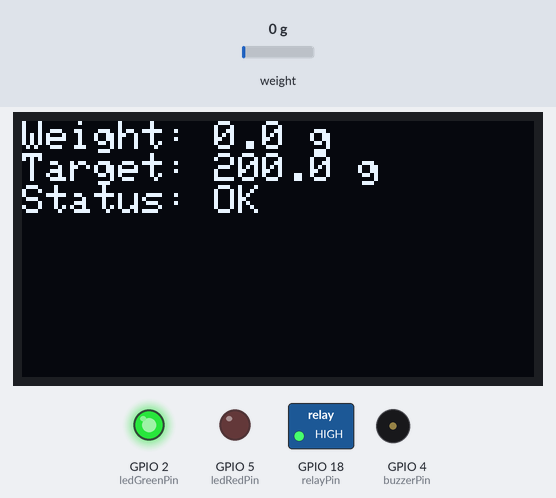
A sketch run on a simulated ESP32. Shown: 128×64 one-colour display, switched loads named in the sketch (green lamp = pin HIGH), output pins drawn as LEDs (lit = HIGH), buzzer (waves = sounding). The test bench sets the inputs (shaded band); at power-on: weight on the scale 0 g. What the sketch prints to the serial monitor is not drawn.

Above: at 3.2 s.
3.3 s: weight on the scale set to 189 g
At 4.5 s:
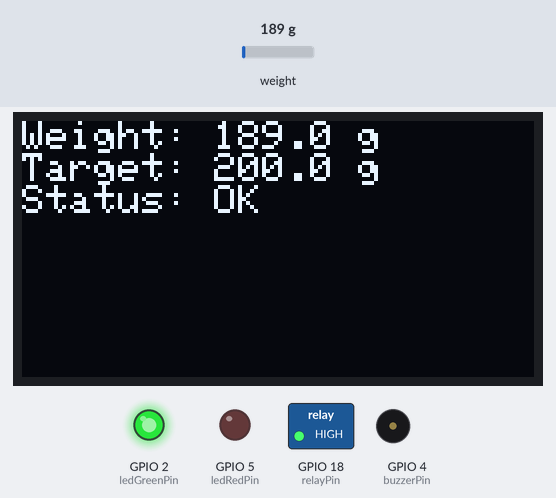
4.8 s: weight on the scale set to 217 g
At 5.5 s:
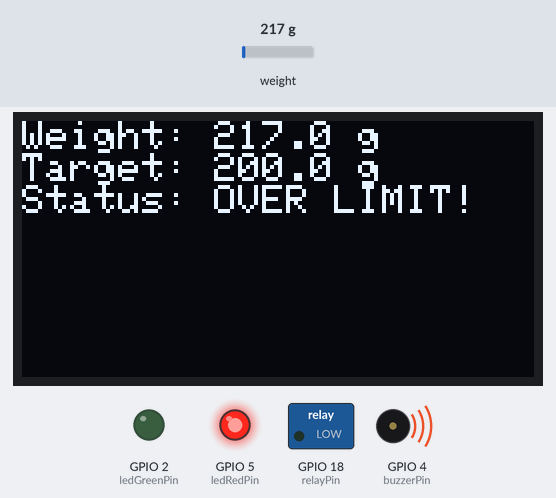
6.5 s: weight on the scale set to 100 g
At 7.4 s:
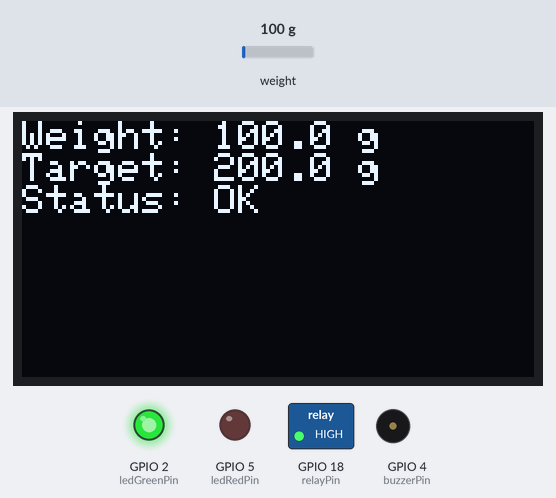
Timing chart, 0 to 9.5 s (numbered marks = the images above; inputs shaded):
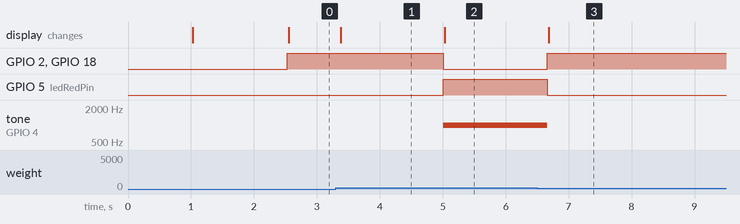

The sketch:

weight_limit_scale.ino
```cpp
#include <Wire.h>
#include <Adafruit_GFX.h>
#include <Adafruit_SSD1306.h>
#include "HX711.h"

#define SCREEN_WIDTH 128
#define SCREEN_HEIGHT 64
Adafruit_SSD1306 display(SCREEN_WIDTH, SCREEN_HEIGHT, &Wire, -1);

#define LOADCELL_DOUT_PIN 23
#define LOADCELL_SCK_PIN 19
HX711 scale;

float calibrationFactor = 501.7;

int ledGreenPin = 2;
int ledRedPin = 5;
int buzzerPin = 4;
int relayPin = 18;

int buzzerFreq = 5000;
int buzzerResolution = 8;
int buzzerVolume = 20;   // Low volume (0-255)

float targetWeight = 200.0;   // Changed to 200g

void setup() {
  Serial.begin(115200);
  delay(1000);

  pinMode(ledGreenPin, OUTPUT);
  pinMode(ledRedPin, OUTPUT);
  pinMode(relayPin, OUTPUT);
  ledcAttach(buzzerPin, buzzerFreq, buzzerResolution);

  digitalWrite(ledGreenPin, LOW);
  digitalWrite(ledRedPin, LOW);
  digitalWrite(relayPin, LOW);

  if (!display.begin(SSD1306_SWITCHCAPVCC, 0x3C)) {
    Serial.println(F("SSD1306 allocation failed"));
    for (;;);
  }
  display.clearDisplay();

  scale.begin(LOADCELL_DOUT_PIN, LOADCELL_SCK_PIN);
  scale.set_scale(calibrationFactor);
  scale.tare();

  Serial.println("Scale ready.");
}

void loop() {
  float weight = scale.get_units(5);
  if (weight < 0) weight = 0;

  display.clearDisplay();
  display.setTextSize(1);
  display.setTextColor(WHITE);
  display.setCursor(0, 0);
  display.println("Weight: " + String(weight, 1) + " g");
  display.println("Target: " + String(targetWeight, 1) + " g");

  if (weight > targetWeight) {
    display.println("Status: OVER LIMIT!");
    digitalWrite(ledRedPin, HIGH);
    digitalWrite(ledGreenPin, LOW);
    digitalWrite(relayPin, LOW);
    ledcWriteTone(buzzerPin, 1000);
    ledcWrite(buzzerPin, buzzerVolume);
  } else {
    display.println("Status: OK");
    digitalWrite(ledRedPin, LOW);
    digitalWrite(ledGreenPin, HIGH);
    digitalWrite(relayPin, HIGH);
    ledcWrite(buzzerPin, 0);
  }

  display.display();

  Serial.print("Weight: ");
  Serial.print(weight);
  Serial.println(" g");

  delay(300);
}
```

Measured:
- the behaviour switches between 200 and 201 g on weight on the scale (found by bisection; images 1 and 2)
- after the input at 3.3 s, the display: changes after 0.08 s (image 1)
- after the input at 4.8 s, GPIO 2 (ledGreenPin), GPIO 18 (relayPin): HIGH → LOW after 0.21 s; GPIO 5 (ledRedPin): LOW → HIGH after 0.21 s; tone on GPIO 4 (buzzerPin): silent → 1000 Hz after 0.21 s; the display: changes after 0.23 s (image 2)
- after the input at 6.5 s, GPIO 2 (ledGreenPin), GPIO 18 (relayPin): LOW → HIGH after 0.16 s; GPIO 5 (ledRedPin): HIGH → LOW after 0.16 s; tone on GPIO 4 (buzzerPin): 1000 Hz → silent after 0.16 s; the display: changes after 0.19 s (image 3)
